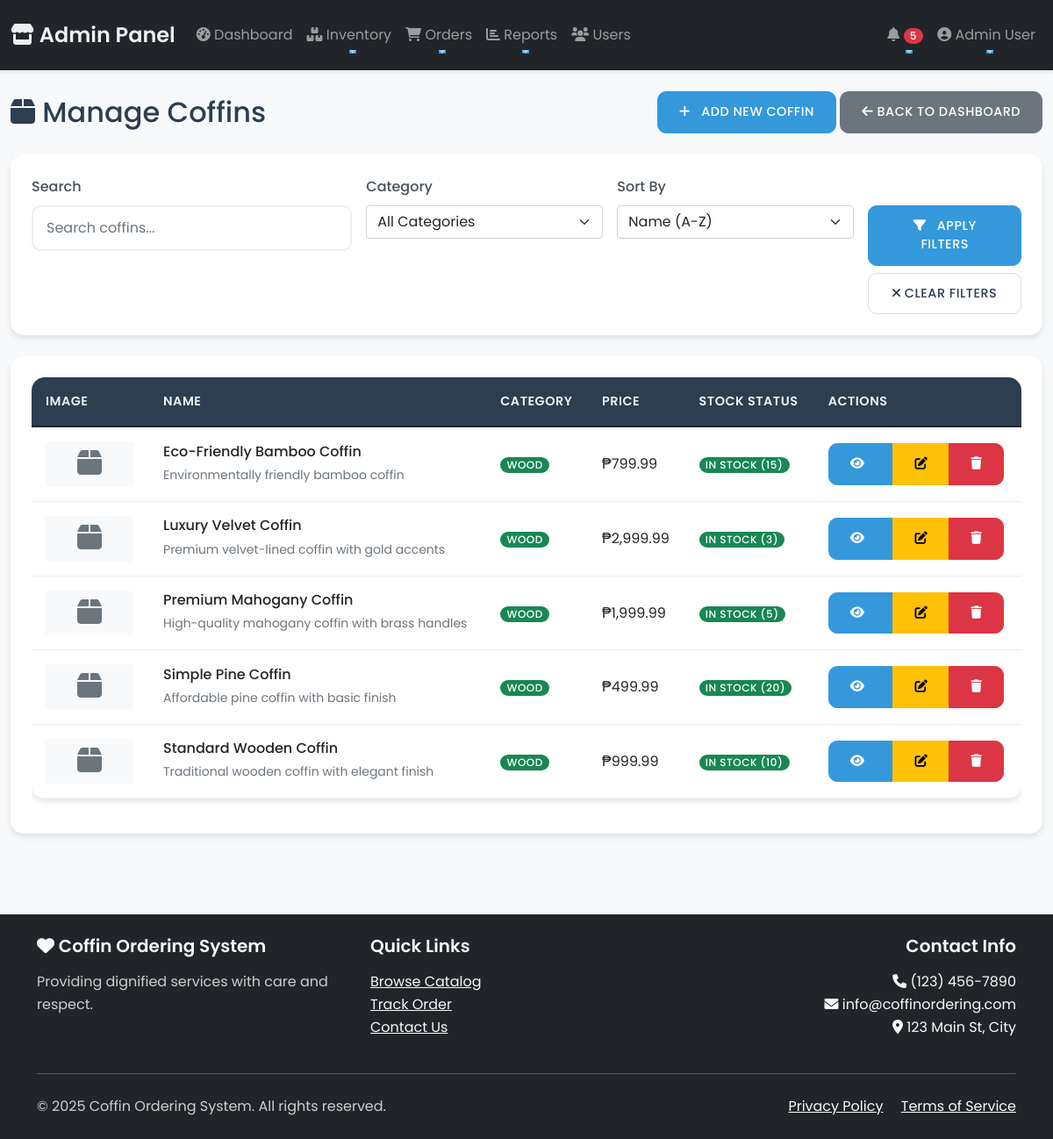
The page /public/admin/manage_coffins.php (signed in) on the database as committed earlier.
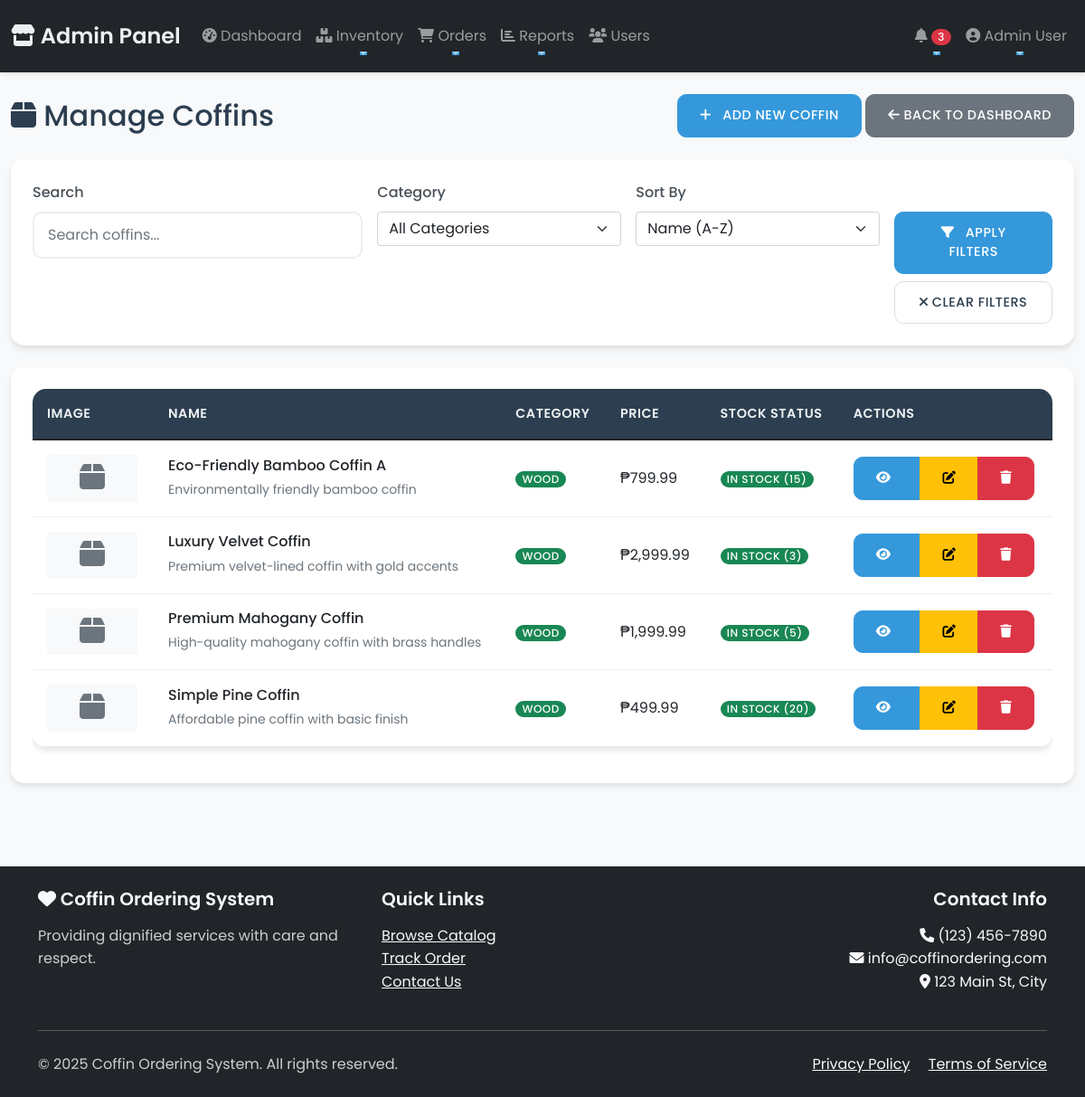
The same page on the database as committed later.
### tables this page shows
CREATE TABLE `coffins` (
  `id` int(11) NOT NULL,
  `name` varchar(100) NOT NULL,
  `description` text DEFAULT NULL,
  `image` varchar(255) DEFAULT NULL,
  `price` decimal(10,2) NOT NULL,
  `image_url` varchar(255) DEFAULT NULL,
  `stock` int(11) NOT NULL DEFAULT 0,
  `created_at` timestamp NOT NULL DEFAULT current_timestamp(),
  `updated_at` timestamp NOT NULL DEFAULT current_timestamp() ON UPDATE current_timestamp(),
  `category` varchar(50) NOT NULL DEFAULT 'wood',
  `stock_quantity` int(11) NOT NULL DEFAULT 0,
  `low_stock_threshold` int(11) NOT NULL DEFAULT 5
);

### public/admin/manage_coffins.php (the view, shortened to what the changed rows need)
<?php
require_once '../../config/db.php';
$sort = isset($_GET['sort']) ? htmlspecialchars($_GET['sort'], ENT_QUOTES, 'UTF-8') : 'name_asc';
$sql = "SELECT c.*,
               COALESCE(COUNT(DISTINCT oi.order_id), 0) as order_count,
               COALESCE(SUM(oi.quantity), 0) as total_ordered
        FROM coffins c
        LEFT JOIN order_items oi ON c.id = oi.coffin_id
        WHERE 1=1";
$params = [];
$sql .= " GROUP BY c.id";
switch ($sort) {
    default:
        $sql .= " ORDER BY c.name ASC";
}
$stmt = $pdo->prepare($sql);
$stmt->execute($params);
$coffins = $stmt->fetchAll();
include 'includes/admin_nav.php';
?>
<div class="container-fluid py-4">
    <div class="row mb-4">
        <div class="col-12">
            <div class="d-flex justify-content-between align-items-center">
                <h2 class="mb-0">
                    <i class="fas fa-box"></i> Manage Coffins
                </h2>
            </div>
        </div>
    </div>
    <div class="card">
        <div class="card-body">
            <?php if (empty($coffins)): ?>
                <div class="alert alert-info">
                    <i class="fas fa-info-circle"></i> No coffins found matching your criteria.
                </div>
            <?php else: ?>
                <div class="table-responsive">
                    <table class="table table-hover">
                        <thead>
                            <tr>
                                <th>Image</th>
                                <th>Name</th>
                                <th>Category</th>
                                <th>Price</th>
                                <th>Stock Status</th>
                                <th>Actions</th>
                            </tr>
                        </thead>
                        <tbody>
                            <?php foreach ($coffins as $coffin): ?>
                                <tr>
                                    <td>
                                        <?php if (!empty($coffin['image'])): ?>
                                            <img src="../../<?= htmlspecialchars($coffin['image']) ?>"
                                                 class="img-thumbnail"
                                                 alt="<?= htmlspecialchars($coffin['name']) ?>"
                                                 style="max-width: 100px;">
                                        <?php else: ?>
                                            <div class="bg-light p-2 rounded text-center" style="width: 100px;">
                                                <i class="fas fa-box fa-2x text-muted"></i>
                                            </div>
                                        <?php endif; ?>
                                    </td>
                                    <td>
                                        <h6 class="mb-1"><?= htmlspecialchars($coffin['name']) ?></h6>
                                        <small class="text-muted"><?= htmlspecialchars($coffin['description']) ?></small>
                                    </td>
                                    <td>
                                        <span class="badge bg-<?= getCategoryColor($coffin['category']) ?>">
                                            <?= ucfirst($coffin['category']) ?>
                                        </span>
                                    </td>
                                    <td>₱<?= number_format($coffin['price'], 2) ?></td>
                                    <td>
                                        <?php if ($coffin['stock'] > 0): ?>
                                            <span class="badge bg-success">In Stock (<?= $coffin['stock'] ?>)</span>
                                        <?php else: ?>
                                            <span class="badge bg-danger">Out of Stock</span>
                                        <?php endif; ?>
                                    </td>
                                    <td>
                                        <div class="btn-group">
                                            <button type="button"
                                                    class="btn btn-sm btn-primary"
                                                    onclick="viewCoffin(<?= $coffin['id'] ?>)"
                                                    title="View">
                                                <i class="fas fa-eye"></i>
                                            </button>
                                            <button type="button"
                                                    class="btn btn-sm btn-warning"
                                                    onclick="editCoffin(<?= $coffin['id'] ?>)"
                                                    title="Edit">
                                                <i class="fas fa-edit"></i>
                                            </button>
                                            <button type="button"
                                                    class="btn btn-sm btn-danger"
                                                    onclick="deleteCoffin(<?= $coffin['id'] ?>)"
                                                    title="Delete">
                                                <i class="fas fa-trash"></i>
                                            </button>
                                        </div>
                                    </td>
                                </tr>
                            <?php endforeach; ?>
                        </tbody>
                    </table>
                </div>
            <?php endif; ?>
        </div>
    </div>
</div>
<?php
function getCategoryColor($category) {
    return match($category) {
        'wood' => 'success',
        'metal' => 'primary',
        'premium' => 'warning',
        default => 'secondary'
    };
}
include '../../includes/footer.php';
?>

### public/admin/includes/admin_nav.php (shortened to what the changed rows need)
<?php
$low_stock_count = 0;
$pending_orders_count = 0;
try {
    $stmt = $pdo->prepare("
        SELECT COUNT(*)
        FROM coffins
        WHERE stock_quantity <= low_stock_threshold
    ");
    $stmt->execute();
    $low_stock_count = $stmt->fetchColumn();
    $stmt = $pdo->prepare("
        SELECT COUNT(*)
        FROM orders
        WHERE payment_status = 'pending'
    ");
    $stmt->execute();
    $pending_orders_count = $stmt->fetchColumn();
} catch (PDOException $e) {
    error_log("Navigation error: " . $e->getMessage());
}
?>
<!DOCTYPE html>
<html lang="en">
<head>
    <link href="https://cdn.jsdelivr.net/npm/bootstrap@5.1.3/dist/css/bootstrap.min.css" rel="stylesheet">
    <link href="https://cdnjs.cloudflare.com/ajax/libs/font-awesome/6.0.0/css/all.min.css" rel="stylesheet">
    <link href="/collado/public/css/style.css" rel="stylesheet">
</head>
<nav class="navbar navbar-expand-lg navbar-dark bg-dark">
    <div class="container-fluid">
        <div class="collapse navbar-collapse" id="adminNavbar">
            <ul class="navbar-nav">
                <li class="nav-item dropdown">
                    <a class="nav-link dropdown-toggle" href="#" data-bs-toggle="dropdown">
                        <i class="fas fa-bell"></i>
                        <?php if ($low_stock_count > 0 || $pending_orders_count > 0): ?>
                            <span class="badge bg-danger"><?= $low_stock_count + $pending_orders_count ?></span>
                        <?php endif; ?>
                    </a>
                </li>
            </ul>
        </div>
    </div>
</nav>

Rows that differ between the two databases and show on the page:
removed coffins: name "Standard Wooden Coffin", description "Traditional wooden coffin with elegant finish", category "WOOD", price "999.99", stock "10"
changed coffins "Environmentally friendly bamboo coffin": name "Eco-Friendly Bamboo Coffin" → "Eco-Friendly Bamboo Coffin A"
Other text that changed with them:
$low_stock_count + $pending_orders_count: "5" → "3"
